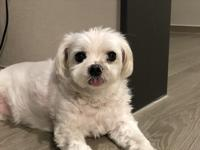
#> input picture photos/local/.thumbnails/IMG_6193.jpg, 200 x 150 px
$ python preview_eink.py ../photos/local/.thumbnails/IMG_6193.jpg
#> lines starting #> are read from the running program, lines starting #| are printed output that depends on the picture
#!/usr/bin/env python3
"""E-Ink display preview tool (Mac).

Simulates how an image will look on the Waveshare 7.3" 6-color E-Ink display,
including Floyd-Steinberg dithering and the hybrid color palette used by the driver.

Usage:
    python scripts/preview_eink.py photo.jpg
    python scripts/preview_eink.py photo.jpg --contrast 1.5 --saturation 2.0
    python scripts/preview_eink.py photo.jpg --brightness 1.2 --gamma 0.8
    python scripts/preview_eink.py photo.jpg --warmth 1.5   # 따뜻하게
    python scripts/preview_eink.py photo.jpg --dither none   # 포스터 느낌
    python scripts/preview_eink.py photo.jpg --no-enhance    # 보정 없이
    python scripts/preview_eink.py photo.jpg --fill          # crop-fill 모드
    python scripts/preview_eink.py photo.jpg --compare --output preview.png
    python scripts/preview_eink.py photo.jpg --output out.png   # 저장만

Dependencies: pip install Pillow
Optional:     pip install pillow-heif   (for HEIC support)
"""

import argparse
import sys
from pathlib import Path

try:
    from PIL import Image, ImageDraw, ImageEnhance, ImageFont
except ImportError:
    print("ERROR: Pillow is required.  Run: pip install Pillow")
    sys.exit(1)

# ── Display spec ─────────────────────────────────────────────────────────────
DISPLAY_W = 800
DISPLAY_H = 480

# ── Hybrid palette (must match driver.py) ────────────────────────────────────
# Index order: 0=Black 1=White 2=Yellow 3=Red 4=unused(Black) 5=Blue 6=Green
PALETTE_RGB = [
    (  0,   0,   0),   # 0: Black  — ideal
    (255, 255, 255),   # 1: White  — ideal
    (207, 212,   4),   # 2: Yellow — calibrated
    (150,  28,  23),   # 3: Red    — calibrated
    (  0,   0,   0),   # 4: unused
    ( 12,  84, 172),   # 5: Blue   — calibrated
    ( 29,  90,  72),   # 6: Green  — calibrated
]

COLOR_NAMES = ["Black", "White", "Yellow", "Red", "(unused)", "Blue", "Green"]


def build_palette_image() -> Image.Image:
    pal_image = Image.new("P", (1, 1))
    flat = []
    for r, g, b in PALETTE_RGB:
        flat += [r, g, b]
    flat += [0, 0, 0] * (256 - len(PALETTE_RGB))
    pal_image.putpalette(flat)
    return pal_image


def load_image(path: str) -> Image.Image:
#> called with path = '../photos/local/.thumbnails/IMG_6193.jpg'
    try:
        from pillow_heif import register_heif_opener
        register_heif_opener()
#> (this line was passed over: pillow_heif is not available in this run)
    except ImportError:
        pass
    return Image.open(path)
#> returned value is the input picture: PIL image 200x150 RGB; mean R, G, B 135.9, 122.5, 106.2
#| 원본 크기: 200×150


def apply_exif_rotation(img: Image.Image) -> Image.Image:
    try:
        from PIL import ExifTags
        tag_map = {v: k for k, v in ExifTags.TAGS.items()}
        exif = img._getexif()
        if exif:
            orientation = exif.get(tag_map.get("Orientation", 0))
            rotations = {3: 180, 6: 270, 8: 90}
            if orientation in rotations:
                return img.rotate(rotations[orientation], expand=True)
    except Exception:
        pass
    return img


def resize_fit(img: Image.Image, w: int, h: int) -> Image.Image:
#> called with w = 800, h = 480
    img = img.convert("RGB")
    img.thumbnail((w, h), Image.LANCZOS)
    canvas = Image.new("RGB", (w, h), (255, 255, 255))
#> canvas: PIL image 800x480 RGB; every value is 255
    canvas.paste(img, ((w - img.width) // 2, (h - img.height) // 2))
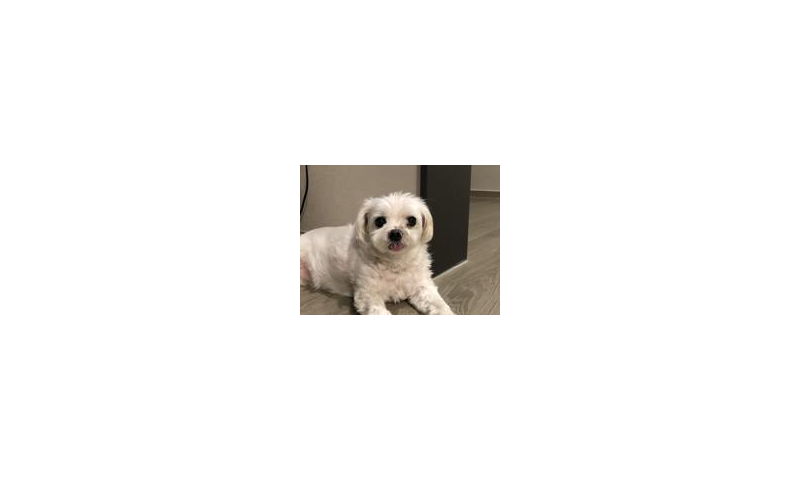
#> canvas: PIL image 800x480 RGB; mean R, G, B 245.7, 244.6, 243.4
    return canvas


# [32 lines left out: functions resize_fill, apply_gamma, apply_warmth, not called in this run]


def simulate_eink(
    img: Image.Image,
    contrast: float = 1.0,
    saturation: float = 1.0,
    sharpness: float = 1.0,
    brightness: float = 1.0,
    gamma: float = 1.0,
    warmth: float = 1.0,
    dither: str = "fs",
    fill_mode: bool = False,
    auto_rotate: bool = True,
) -> tuple[Image.Image, dict]:
    """Run the full E-Ink pipeline and return (simulated_image, stats)."""
    if auto_rotate:
        img = apply_exif_rotation(img)

    if fill_mode:
        img = resize_fill(img, DISPLAY_W, DISPLAY_H)
    else:
        img = resize_fit(img, DISPLAY_W, DISPLAY_H)

    img = img.convert("RGB")

    # Enhancement (order matters: brightness/gamma before contrast/saturation)
    if brightness != 1.0:
        img = ImageEnhance.Brightness(img).enhance(brightness)
    if gamma != 1.0:
        img = apply_gamma(img, gamma)
    if contrast != 1.0:
        img = ImageEnhance.Contrast(img).enhance(contrast)
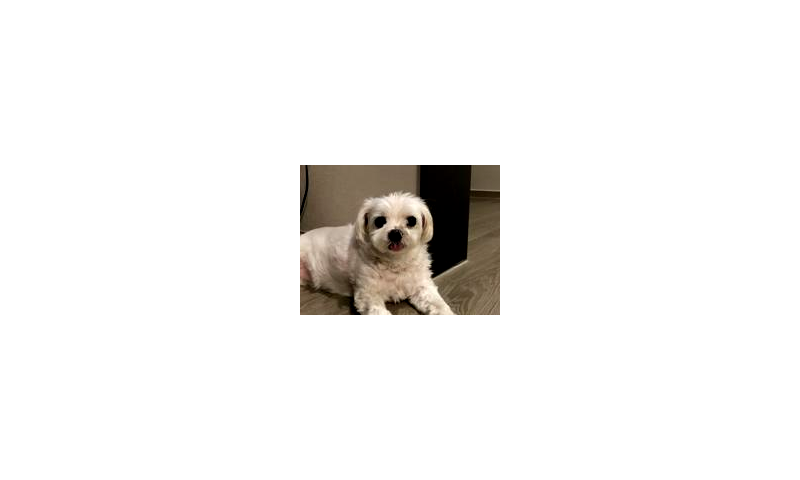
#> img: PIL image 800x480 RGB; mean R, G, B 244, 242.8, 241.4
    if saturation != 1.0:
        img = ImageEnhance.Color(img).enhance(saturation)
    if sharpness != 1.0:
        img = ImageEnhance.Sharpness(img).enhance(sharpness)
    if warmth != 1.0:
        img = apply_warmth(img, warmth)

    pal_image = build_palette_image()
    dither_mode = Image.Dither.FLOYDSTEINBERG if dither == "fs" else Image.Dither.NONE
    quantized = img.quantize(palette=pal_image, dither=dither_mode)
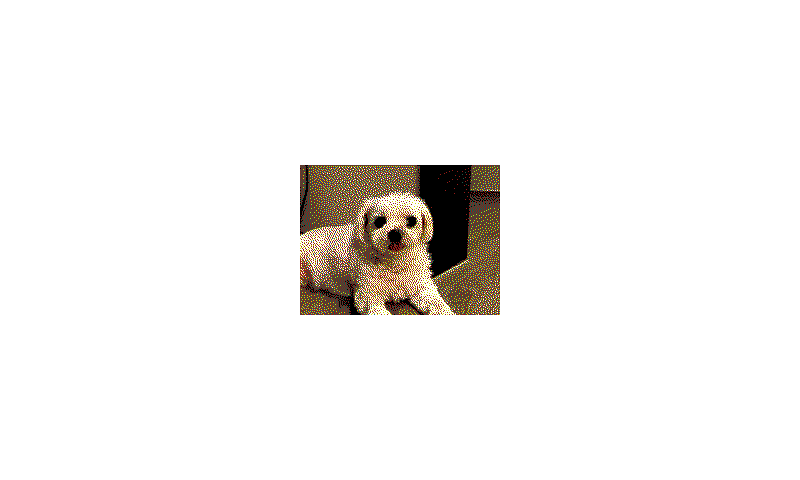
#> quantized: PIL image 800x480 P; mean R, G, B 244.4, 242.6, 240.6

    # Count color usage
    pixel_bytes = quantized.tobytes("raw")
    counts = [0] * len(PALETTE_RGB)
    total = len(pixel_bytes)
#> total = 384000
    for b in pixel_bytes:
        if b < len(counts):
            counts[b] += 1
#> after the loop, counts = [5461, 358683, 4030, 9212, 0, 2088, 4526]
    stats = {COLOR_NAMES[i]: f"{counts[i]/total*100:.1f}%" for i in range(len(PALETTE_RGB))}
#> stats = {'Black': '1.4%', 'White': '93.4%', 'Yellow': '1.0%', 'Red': '2.4%', '(unused)': '0.0%', 'Blue': '0.5%', 'Green': '1.2%'}

    # Reconstruct RGB image using palette colors (= what display actually shows)
    simulated = quantized.convert("RGB")
    return simulated, stats


# [47 lines left out: function make_compare, not called in this run]


def main():
    parser = argparse.ArgumentParser(
        description="Preview E-Ink display output on Mac",
        formatter_class=argparse.RawDescriptionHelpFormatter,
        epilog="""
파라미터 가이드 (모두 1.0 = 원본 그대로):
  --brightness  전체 밝기.  너무 어두운 사진은 1.2~1.5 시도
  --gamma       중간 톤만 조절.  >1.0 → 밝아짐, <1.0 → 어두워짐.
                하이라이트/쉐도우는 유지됨 (contrast보다 자연스러움)
  --contrast    명암 차이.  E-Ink는 1.1~1.4가 적당
  --saturation  채도.  색이 연한 사진은 1.5~2.5 시도
  --sharpness   선명도.  E-Ink는 1.2~1.8 권장. 너무 높으면 디더 노이즈 강조
  --warmth      색온도.  >1.0 → 따뜻(붉음), <1.0 → 차갑게(푸름)
  --dither      fs=Floyd-Steinberg(계조, 기본값), none=포스터/만화 느낌
""",
    )
    parser.add_argument("image", help="입력 이미지 경로 (JPEG/PNG/HEIC)")
    parser.add_argument("--contrast",   type=float, default=1.2, metavar="N")
    parser.add_argument("--saturation", type=float, default=1.5, metavar="N")
    parser.add_argument("--sharpness",  type=float, default=1.3, metavar="N")
    parser.add_argument("--brightness", type=float, default=1.0, metavar="N",
                        help="전체 밝기 (default: 1.0)")
    parser.add_argument("--gamma",      type=float, default=1.0, metavar="N",
                        help="감마 보정. >1.0=밝은 중간톤, <1.0=어두운 중간톤 (default: 1.0)")
    parser.add_argument("--warmth",     type=float, default=1.0, metavar="N",
                        help="색온도. >1.0=따뜻, <1.0=차갑게 (default: 1.0)")
    parser.add_argument("--dither",     choices=["fs", "none"], default="fs",
                        help="디더링 알고리즘: fs=Floyd-Steinberg(기본), none=포스터 느낌")
    parser.add_argument("--no-enhance", action="store_true",
                        help="모든 보정 끄기 (순수 디더링만)")
    parser.add_argument("--fill",       action="store_true",
                        help="crop-fill 모드 (기본: letterbox fit)")
    parser.add_argument("--compare",    action="store_true",
                        help="원본과 나란히 비교 이미지 생성")
    parser.add_argument("--output", "-o", metavar="PATH",
                        help="저장할 파일 경로 (미지정 시 preview 창 표시)")
    args = parser.parse_args()

    if not Path(args.image).exists():
        print(f"ERROR: 파일 없음: {args.image}")
        sys.exit(1)

    if args.no_enhance:
        contrast = saturation = sharpness = brightness = gamma = warmth = 1.0
    else:
        contrast   = args.contrast
        saturation = args.saturation
        sharpness  = args.sharpness
        brightness = args.brightness
        gamma      = args.gamma
        warmth     = args.warmth

    print(f"로딩: {args.image}")
    original = load_image(args.image)
    print(f"원본 크기: {original.width}×{original.height}")
    print(
        f"설정: brightness={brightness}, gamma={gamma}, contrast={contrast}, "
        f"saturation={saturation}, sharpness={sharpness}, warmth={warmth}, "
        f"dither={args.dither}, fill={'yes' if args.fill else 'no'}"
    )

    simulated, stats = simulate_eink(
        original,
        contrast=contrast,
        saturation=saturation,
        sharpness=sharpness,
        brightness=brightness,
        gamma=gamma,
        warmth=warmth,
        dither=args.dither,
        fill_mode=args.fill,
    )

    print("\n색상 분포:")
    for name, pct in stats.items():
        if name != "(unused)":
            bar = "█" * int(float(pct.rstrip("%")) / 2)
            print(f"  {name:8s}: {pct:6s}  {bar}")
#> this loop made 7 passes
#> (name, pct, bar) on passes 1, 3, 4, 6, 7: ('Black', '1.4%', ''), ('Yellow', '1.0%', ''), ('Red', '2.4%', '█'), ('Blue', '0.5%', ''), ('Green', '1.2%', '')
#> (name, pct) on passes 2, 5: ('White', '93.4%'), ('(unused)', '0.0%')
#|   Black   : 1.4%
#|   White   : 93.4%   ██████████████████████████████████████████████
#|   Yellow  : 1.0%
#|   Red     : 2.4%    █
#|   Blue    : 0.5%
#|   Green   : 1.2%

    param_label = (
        f"br={brightness} γ={gamma} co={contrast} "
        f"sa={saturation} sh={sharpness} wa={warmth} d={args.dither}"
    )

    if args.compare:
        result = make_compare(original, simulated, stats, label=param_label)
    else:
        result = simulated

    if args.output:
        out_path = Path(args.output)
        result.save(out_path)
        print(f"\n저장 완료 → {out_path}")
    else:
        print("\n미리보기 창 열기... (창 닫으면 종료)")
        result.show()


if __name__ == "__main__":
    main()
